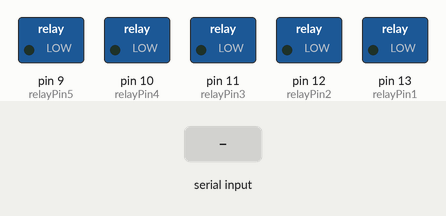
A sketch run on a simulated Arduino Uno, built with avr-gcc and run on an emulated ATmega328P. Shown: switched loads named in the sketch (green lamp = pin HIGH). The inputs (shaded band) are chosen by the test bench.

Above: at 1.2 s.
1.3 s: "b" received over Serial
At 1.7 s:
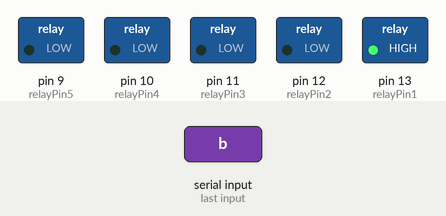
2.8 s: "d" received over Serial
At 4.0 s:
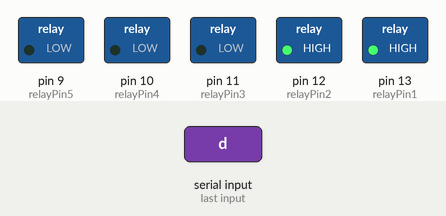
4.3 s: "a" received over Serial
At 5.2 s:
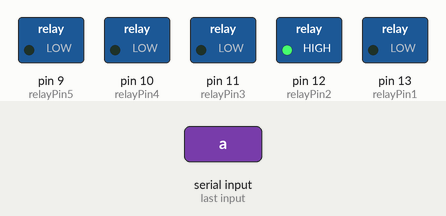
5.8 s: "f" received over Serial
At 6.3 s:
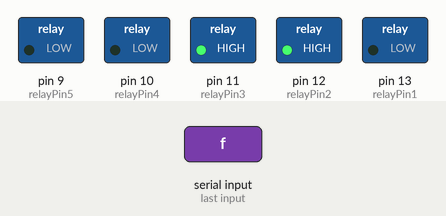
7.3 s: "c" received over Serial
At 8.5 s:
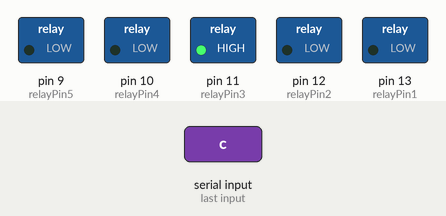
8.8 s: "h" received over Serial
At 9.8 s:
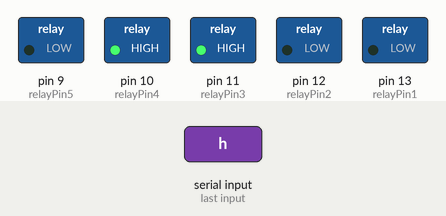
Timing chart, 0 to 11.3 s (numbered marks = the images above; inputs shaded):
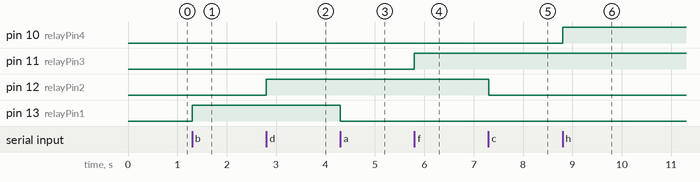

The sketch:

testall0.ino
```cpp
#define relayPin1 13
#define relayPin2 12
#define relayPin3 11
#define relayPin4 10
#define relayPin5 9
void setup() {
  pinMode(relayPin1, OUTPUT);
  pinMode(relayPin2, OUTPUT);
  pinMode(relayPin3, OUTPUT);
  pinMode(relayPin4, OUTPUT);
  pinMode(relayPin5, OUTPUT);

  Serial.begin(9600);          // Initialize serial communication for debugging
  Serial.begin(9600);         // Initialize hardware serial communication with HC-05 (bluetooth)
}

void loop() {
  if (Serial.available())  // if a signal is detected
  {
    char command = Serial.read(); // read the data from bluetooth module
    //*******************fan1************************************
    if (command == 'b')
    {
      digitalWrite(relayPin1, HIGH);  // Turn ON the relay
    }
    else if (command == 'a')
    {
      digitalWrite(relayPin1, LOW);   // Turn OFF the relay
    }
    //**************************fan2************************************
    else if (command == 'd')
    {
      digitalWrite(relayPin2, HIGH);  // Turn ON the relay
    }
    else if (command == 'c')
    {
      digitalWrite(relayPin2, LOW);   // Turn OFF the relay
    }
    //*******************fan3************************************
    if (command == 'f')
    {
      digitalWrite(relayPin3, HIGH);  // Turn ON the relay
    }
    else if (command == 'e')
    {
      digitalWrite(relayPin3, LOW);   // Turn OFF the relay
    }
    //**************************fan4************************************
    else if (command == 'h')
    {
      digitalWrite(relayPin4, HIGH);  // Turn ON the relay
    }
    else if (command == 'g')
    {
      digitalWrite(relayPin4, LOW);   // Turn OFF the relay
    }
  // *************************fan5************************************
    else if (command == 'j')
    {
      digitalWrite(relayPin5, HIGH);  // Turn ON the relay
    }
    else if (command == 'i')
    {
      digitalWrite(relayPin5, LOW);   // Turn OFF the relay
    }
  }

}
```

Measured:
- after the input at 1.3 s, pin 13 (relayPin1): LOW → HIGH at once
- after the input at 2.8 s, pin 12 (relayPin2): LOW → HIGH at once
- after the input at 4.3 s, pin 13 (relayPin1): HIGH → LOW at once
- after the input at 5.8 s, pin 11 (relayPin3): LOW → HIGH at once
- after the input at 7.3 s, pin 12 (relayPin2): HIGH → LOW at once
- after the input at 8.8 s, pin 10 (relayPin4): LOW → HIGH at once
